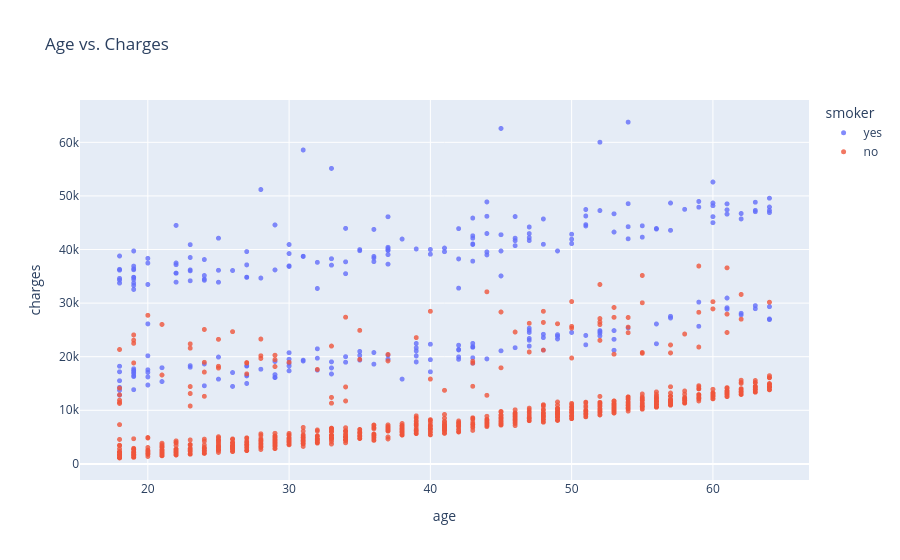

Write notebook code for a chart like this one.
### Markdown cell above
Let's visualize the relationship between "age" and "charges" using a scatter plot. Each point in the scatter plot represents one customer. We'll also use values in the "smoker" column to color the points.

### Code cell
fig = px.scatter(medical_df,
                  x = 'age',
                  y='charges',
                  color='smoker',
                  opacity=0.8,
                  hover_data=['sex'],
                  title='Age vs. Charges')
fig.update_traces(marker_size = 5)
fig.show()

### Figure 1 — Plotly figure (JSON) as saved in the notebook; plotly's stock layout.template omitted (floating-point values rounded to 4 significant figures; data arrays with more than 128 entries replaced by an {"elided": "..."} marker saying what was removed)
{"data": [{"customdata": {"elided": "274x1 str values"}, "hovertemplate": "smoker=yes<br>age=%{x}<br>charges=%{y}<br>sex=%{customdata[0]}<extra></extra>", "legendgroup": "yes", "marker": {"color": "#636efa", "opacity": 0.8, "size": 5, "symbol": "circle"}, "mode": "markers", "name": "yes", "showlegend": true, "type": "scattergl", "x": {"elided": "274 int values"}, "xaxis": "x", "y": {"elided": "274 float values"}, "yaxis": "y"}, {"customdata": {"elided": "1064x1 str values"}, "hovertemplate": "smoker=no<br>age=%{x}<br>charges=%{y}<br>sex=%{customdata[0]}<extra></extra>", "legendgroup": "no", "marker": {"color": "#EF553B", "opacity": 0.8, "size": 5, "symbol": "circle"}, "mode": "markers", "name": "no", "showlegend": true, "type": "scattergl", "x": {"elided": "1064 int values"}, "xaxis": "x", "y": {"elided": "1064 float values"}, "yaxis": "y"}], "layout": {"legend": {"title": {"text": "smoker"}, "tracegroupgap": 0}, "title": {"text": "Age vs. Charges"}, "xaxis": {"anchor": "y", "domain": [0, 1], "title": {"text": "age"}}, "yaxis": {"anchor": "x", "domain": [0, 1], "title": {"text": "charges"}}}}
